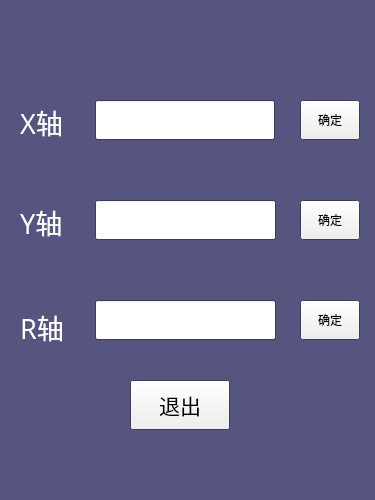
<?xml version="1.0" encoding="UTF-8"?>
<ui version="4.0">
 <class>ManualAdjustDate</class>
 <widget class="QDialog" name="ManualAdjustDate">
  <property name="geometry">
   <rect>
    <x>0</x>
    <y>0</y>
    <width>375</width>
    <height>500</height>
   </rect>
  </property>
  <property name="palette">
   <palette>
    <active>
     <colorrole role="WindowText">
      <brush brushstyle="SolidPattern">
       <color alpha="255">
        <red>255</red>
        <green>255</green>
        <blue>255</blue>
       </color>
      </brush>
     </colorrole>
     <colorrole role="Base">
      <brush brushstyle="SolidPattern">
       <color alpha="255">
        <red>255</red>
        <green>255</green>
        <blue>255</blue>
       </color>
      </brush>
     </colorrole>
     <colorrole role="Window">
      <brush brushstyle="SolidPattern">
       <color alpha="255">
        <red>85</red>
        <green>85</green>
        <blue>127</blue>
       </color>
      </brush>
     </colorrole>
    </active>
    <inactive>
     <colorrole role="WindowText">
      <brush brushstyle="SolidPattern">
       <color alpha="255">
        <red>255</red>
        <green>255</green>
        <blue>255</blue>
       </color>
      </brush>
     </colorrole>
     <colorrole role="Base">
      <brush brushstyle="SolidPattern">
       <color alpha="255">
        <red>255</red>
        <green>255</green>
        <blue>255</blue>
       </color>
      </brush>
     </colorrole>
     <colorrole role="Window">
      <brush brushstyle="SolidPattern">
       <color alpha="255">
        <red>85</red>
        <green>85</green>
        <blue>127</blue>
       </color>
      </brush>
     </colorrole>
    </inactive>
    <disabled>
     <colorrole role="WindowText">
      <brush brushstyle="SolidPattern">
       <color alpha="255">
        <red>106</red>
        <green>104</green>
        <blue>100</blue>
       </color>
      </brush>
     </colorrole>
     <colorrole role="Base">
      <brush brushstyle="SolidPattern">
       <color alpha="255">
        <red>85</red>
        <green>85</green>
        <blue>127</blue>
       </color>
      </brush>
     </colorrole>
     <colorrole role="Window">
      <brush brushstyle="SolidPattern">
       <color alpha="255">
        <red>85</red>
        <green>85</green>
        <blue>127</blue>
       </color>
      </brush>
     </colorrole>
    </disabled>
   </palette>
  </property>
  <property name="windowTitle">
   <string>Dialog</string>
  </property>
  <widget class="QLineEdit" name="lineEdit_ManualR">
   <property name="geometry">
    <rect>
     <x>95</x>
     <y>300</y>
     <width>181</width>
     <height>40</height>
    </rect>
   </property>
   <property name="text">
    <string/>
   </property>
   <property name="readOnly">
    <bool>false</bool>
   </property>
  </widget>
  <widget class="QLineEdit" name="lineEdit_ManualX">
   <property name="geometry">
    <rect>
     <x>95</x>
     <y>100</y>
     <width>180</width>
     <height>40</height>
    </rect>
   </property>
   <property name="text">
    <string/>
   </property>
   <property name="readOnly">
    <bool>false</bool>
   </property>
  </widget>
  <widget class="QLabel" name="label_X">
   <property name="geometry">
    <rect>
     <x>20</x>
     <y>106</y>
     <width>81</width>
     <height>31</height>
    </rect>
   </property>
   <property name="font">
    <font>
     <family>文泉驿微米黑</family>
     <pointsize>20</pointsize>
    </font>
   </property>
   <property name="text">
    <string>X轴</string>
   </property>
  </widget>
  <widget class="QLineEdit" name="lineEdit_ManualY">
   <property name="geometry">
    <rect>
     <x>95</x>
     <y>200</y>
     <width>181</width>
     <height>40</height>
    </rect>
   </property>
   <property name="text">
    <string/>
   </property>
   <property name="readOnly">
    <bool>false</bool>
   </property>
  </widget>
  <widget class="QLabel" name="label_R">
   <property name="geometry">
    <rect>
     <x>20</x>
     <y>306</y>
     <width>81</width>
     <height>41</height>
    </rect>
   </property>
   <property name="font">
    <font>
     <family>文泉驿微米黑</family>
     <pointsize>20</pointsize>
    </font>
   </property>
   <property name="text">
    <string>R轴</string>
   </property>
  </widget>
  <widget class="QLabel" name="label_Y">
   <property name="geometry">
    <rect>
     <x>20</x>
     <y>206</y>
     <width>81</width>
     <height>31</height>
    </rect>
   </property>
   <property name="font">
    <font>
     <family>文泉驿微米黑</family>
     <pointsize>20</pointsize>
    </font>
   </property>
   <property name="text">
    <string>Y轴</string>
   </property>
  </widget>
  <widget class="QPushButton" name="toolButton_4">
   <property name="geometry">
    <rect>
     <x>130</x>
     <y>380</y>
     <width>100</width>
     <height>50</height>
    </rect>
   </property>
   <property name="sizePolicy">
    <sizepolicy hsizetype="Minimum" vsizetype="Minimum">
     <horstretch>0</horstretch>
     <verstretch>0</verstretch>
    </sizepolicy>
   </property>
   <property name="minimumSize">
    <size>
     <width>45</width>
     <height>40</height>
    </size>
   </property>
   <property name="font">
    <font>
     <pointsize>16</pointsize>
    </font>
   </property>
   <property name="cursor">
    <cursorShape>ArrowCursor</cursorShape>
   </property>
   <property name="focusPolicy">
    <enum>Qt::NoFocus</enum>
   </property>
   <property name="text">
    <string>退出</string>
   </property>
   <property name="icon">
    <iconset resource="A66-appsrc.qrc">
     <normaloff>:/ICO/cancel.png</normaloff>:/ICO/cancel.png</iconset>
   </property>
   <property name="iconSize">
    <size>
     <width>36</width>
     <height>36</height>
    </size>
   </property>
   <property name="buttonValue" stdset="0">
    <char>
     <unicode>0</unicode>
    </char>
   </property>
  </widget>
  <widget class="QPushButton" name="toolButton">
   <property name="geometry">
    <rect>
     <x>300</x>
     <y>100</y>
     <width>60</width>
     <height>40</height>
    </rect>
   </property>
   <property name="sizePolicy">
    <sizepolicy hsizetype="Minimum" vsizetype="Minimum">
     <horstretch>0</horstretch>
     <verstretch>0</verstretch>
    </sizepolicy>
   </property>
   <property name="minimumSize">
    <size>
     <width>45</width>
     <height>40</height>
    </size>
   </property>
   <property name="font">
    <font>
     <pointsize>9</pointsize>
    </font>
   </property>
   <property name="cursor">
    <cursorShape>ArrowCursor</cursorShape>
   </property>
   <property name="focusPolicy">
    <enum>Qt::NoFocus</enum>
   </property>
   <property name="text">
    <string>确定</string>
   </property>
   <property name="icon">
    <iconset resource="A66-appsrc.qrc">
     <normaloff>:/ICO/accept.png</normaloff>:/ICO/accept.png</iconset>
   </property>
   <property name="iconSize">
    <size>
     <width>24</width>
     <height>24</height>
    </size>
   </property>
   <property name="buttonValue" stdset="0">
    <char>
     <unicode>0</unicode>
    </char>
   </property>
  </widget>
  <widget class="QPushButton" name="toolButton_2">
   <property name="geometry">
    <rect>
     <x>300</x>
     <y>200</y>
     <width>60</width>
     <height>40</height>
    </rect>
   </property>
   <property name="sizePolicy">
    <sizepolicy hsizetype="Minimum" vsizetype="Minimum">
     <horstretch>0</horstretch>
     <verstretch>0</verstretch>
    </sizepolicy>
   </property>
   <property name="minimumSize">
    <size>
     <width>45</width>
     <height>40</height>
    </size>
   </property>
   <property name="font">
    <font>
     <pointsize>9</pointsize>
    </font>
   </property>
   <property name="cursor">
    <cursorShape>ArrowCursor</cursorShape>
   </property>
   <property name="focusPolicy">
    <enum>Qt::NoFocus</enum>
   </property>
   <property name="text">
    <string>确定</string>
   </property>
   <property name="icon">
    <iconset resource="A66-appsrc.qrc">
     <normaloff>:/ICO/accept.png</normaloff>:/ICO/accept.png</iconset>
   </property>
   <property name="iconSize">
    <size>
     <width>24</width>
     <height>24</height>
    </size>
   </property>
   <property name="buttonValue" stdset="0">
    <char>
     <unicode>0</unicode>
    </char>
   </property>
  </widget>
  <widget class="QPushButton" name="toolButton_3">
   <property name="geometry">
    <rect>
     <x>300</x>
     <y>300</y>
     <width>60</width>
     <height>40</height>
    </rect>
   </property>
   <property name="sizePolicy">
    <sizepolicy hsizetype="Minimum" vsizetype="Minimum">
     <horstretch>0</horstretch>
     <verstretch>0</verstretch>
    </sizepolicy>
   </property>
   <property name="minimumSize">
    <size>
     <width>45</width>
     <height>40</height>
    </size>
   </property>
   <property name="font">
    <font>
     <pointsize>9</pointsize>
    </font>
   </property>
   <property name="cursor">
    <cursorShape>ArrowCursor</cursorShape>
   </property>
   <property name="focusPolicy">
    <enum>Qt::NoFocus</enum>
   </property>
   <property name="text">
    <string>确定</string>
   </property>
   <property name="icon">
    <iconset resource="A66-appsrc.qrc">
     <normaloff>:/ICO/accept.png</normaloff>:/ICO/accept.png</iconset>
   </property>
   <property name="iconSize">
    <size>
     <width>24</width>
     <height>24</height>
    </size>
   </property>
   <property name="buttonValue" stdset="0">
    <char>
     <unicode>0</unicode>
    </char>
   </property>
  </widget>
 </widget>
 <resources>
  <include location="A66-appsrc.qrc"/>
 </resources>
 <connections>
  <connection>
   <sender>toolButton_4</sender>
   <signal>clicked()</signal>
   <receiver>ManualAdjustDate</receiver>
   <slot>close()</slot>
   <hints>
    <hint type="sourcelabel">
     <x>179</x>
     <y>394</y>
    </hint>
    <hint type="destinationlabel">
     <x>187</x>
     <y>249</y>
    </hint>
   </hints>
  </connection>
 </connections>
</ui>
